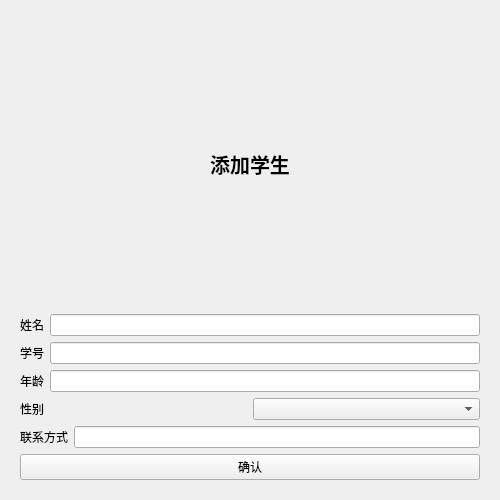
<?xml version="1.0" encoding="UTF-8"?>
<ui version="4.0">
 <class>studentManagement</class>
 <widget class="studentManagement" name="studentManagement">
  <property name="geometry">
   <rect>
    <x>0</x>
    <y>0</y>
    <width>500</width>
    <height>500</height>
   </rect>
  </property>
  <property name="maximumSize">
   <size>
    <width>16777215</width>
    <height>16777215</height>
   </size>
  </property>
  <property name="windowTitle">
   <string/>
  </property>
  <layout class="QVBoxLayout" name="verticalLayout" stretch="0">
   <item>
    <widget class="QStackedWidget" name="stackedWidget">
     <widget class="QWidget" name="addStudent">
      <layout class="QVBoxLayout" name="verticalLayout_4" stretch="0,1,1,1,1,1,1">
       <item>
        <layout class="QHBoxLayout" name="horizontalLayout_5">
         <item>
          <widget class="QLabel" name="label_5">
           <property name="font">
            <font>
             <family>Arial</family>
             <pointsize>15</pointsize>
             <weight>75</weight>
             <bold>true</bold>
            </font>
           </property>
           <property name="text">
            <string>添加学生</string>
           </property>
           <property name="alignment">
            <set>Qt::AlignCenter</set>
           </property>
          </widget>
         </item>
        </layout>
       </item>
       <item>
        <layout class="QHBoxLayout" name="horizontalLayout">
         <item>
          <widget class="QLabel" name="label">
           <property name="text">
            <string>姓名</string>
           </property>
          </widget>
         </item>
         <item>
          <widget class="QLineEdit" name="inputOfName"/>
         </item>
        </layout>
       </item>
       <item>
        <layout class="QHBoxLayout" name="horizontalLayout_2">
         <item>
          <widget class="QLabel" name="label_2">
           <property name="text">
            <string>学号</string>
           </property>
          </widget>
         </item>
         <item>
          <widget class="QLineEdit" name="inputOfId"/>
         </item>
        </layout>
       </item>
       <item>
        <layout class="QHBoxLayout" name="horizontalLayout_16">
         <item>
          <widget class="QLabel" name="label_8">
           <property name="text">
            <string>年龄</string>
           </property>
          </widget>
         </item>
         <item>
          <widget class="QLineEdit" name="inputOfAge"/>
         </item>
        </layout>
       </item>
       <item>
        <layout class="QHBoxLayout" name="horizontalLayout_3">
         <item>
          <widget class="QLabel" name="label_4">
           <property name="text">
            <string>性别</string>
           </property>
          </widget>
         </item>
         <item>
          <widget class="QComboBox" name="gender"/>
         </item>
        </layout>
       </item>
       <item>
        <layout class="QHBoxLayout" name="horizontalLayout_4">
         <item>
          <widget class="QLabel" name="label_3">
           <property name="text">
            <string>联系方式</string>
           </property>
          </widget>
         </item>
         <item>
          <widget class="QLineEdit" name="inputOfTelephone"/>
         </item>
        </layout>
       </item>
       <item>
        <layout class="QHBoxLayout" name="horizontalLayout_14">
         <item>
          <widget class="QPushButton" name="btnOfAdd">
           <property name="text">
            <string>确认</string>
           </property>
          </widget>
         </item>
        </layout>
       </item>
      </layout>
     </widget>
     <widget class="QWidget" name="deleteStudent">
      <layout class="QVBoxLayout" name="verticalLayout_2" stretch="0,1,1">
       <item>
        <layout class="QHBoxLayout" name="horizontalLayout_6">
         <item>
          <widget class="QLabel" name="label_6">
           <property name="font">
            <font>
             <family>Arial</family>
             <pointsize>15</pointsize>
             <weight>75</weight>
             <bold>true</bold>
            </font>
           </property>
           <property name="text">
            <string>删除学生</string>
           </property>
           <property name="alignment">
            <set>Qt::AlignCenter</set>
           </property>
          </widget>
         </item>
        </layout>
       </item>
       <item>
        <layout class="QHBoxLayout" name="horizontalLayout_7">
         <item>
          <widget class="QLabel" name="label_7">
           <property name="text">
            <string>学号</string>
           </property>
          </widget>
         </item>
         <item>
          <widget class="QLineEdit" name="idOfNeedToDelete"/>
         </item>
        </layout>
       </item>
       <item>
        <layout class="QHBoxLayout" name="horizontalLayout_8">
         <item>
          <widget class="QLabel" name="infoOfDelete">
           <property name="text">
            <string/>
           </property>
          </widget>
         </item>
         <item>
          <widget class="QPushButton" name="btnOfDelete">
           <property name="text">
            <string>确认</string>
           </property>
          </widget>
         </item>
        </layout>
       </item>
      </layout>
     </widget>
     <widget class="QWidget" name="editStudent">
      <layout class="QVBoxLayout" name="verticalLayout_3" stretch="0,1,1,1,1,1,1">
       <item>
        <widget class="QLabel" name="label_11">
         <property name="font">
          <font>
           <family>Arial</family>
           <pointsize>15</pointsize>
           <weight>75</weight>
           <bold>true</bold>
          </font>
         </property>
         <property name="text">
          <string>编辑学生</string>
         </property>
         <property name="alignment">
          <set>Qt::AlignCenter</set>
         </property>
        </widget>
       </item>
       <item>
        <layout class="QHBoxLayout" name="horizontalLayout_12">
         <item>
          <widget class="QLabel" name="label_13">
           <property name="text">
            <string>学号</string>
           </property>
          </widget>
         </item>
         <item>
          <widget class="QLineEdit" name="editOfId"/>
         </item>
        </layout>
       </item>
       <item>
        <layout class="QHBoxLayout" name="horizontalLayout_11">
         <item>
          <widget class="QLabel" name="label_12">
           <property name="text">
            <string>姓名</string>
           </property>
          </widget>
         </item>
         <item>
          <widget class="QLineEdit" name="editOfName"/>
         </item>
        </layout>
       </item>
       <item>
        <layout class="QHBoxLayout" name="horizontalLayout_18">
         <item>
          <widget class="QLabel" name="label_16">
           <property name="text">
            <string>年龄</string>
           </property>
          </widget>
         </item>
         <item>
          <widget class="QLineEdit" name="editOfAge"/>
         </item>
        </layout>
       </item>
       <item>
        <layout class="QHBoxLayout" name="horizontalLayout_9">
         <item>
          <widget class="QLabel" name="label_9">
           <property name="text">
            <string>性别</string>
           </property>
          </widget>
         </item>
         <item>
          <widget class="QComboBox" name="editOfGender"/>
         </item>
        </layout>
       </item>
       <item>
        <layout class="QHBoxLayout" name="horizontalLayout_10">
         <item>
          <widget class="QLabel" name="label_10">
           <property name="text">
            <string>联系方式</string>
           </property>
          </widget>
         </item>
         <item>
          <widget class="QLineEdit" name="editOfTelephone"/>
         </item>
        </layout>
       </item>
       <item>
        <layout class="QHBoxLayout" name="horizontalLayout_13">
         <item>
          <widget class="QLabel" name="label_14">
           <property name="text">
            <string/>
           </property>
          </widget>
         </item>
         <item>
          <widget class="QPushButton" name="btnOfEdit">
           <property name="text">
            <string>确认</string>
           </property>
          </widget>
         </item>
        </layout>
       </item>
      </layout>
     </widget>
     <widget class="QWidget" name="searchStudent">
      <layout class="QVBoxLayout" name="verticalLayout_5" stretch="0,1,1">
       <item>
        <widget class="QLabel" name="label_15">
         <property name="font">
          <font>
           <family>Arial</family>
           <pointsize>15</pointsize>
           <weight>75</weight>
           <bold>true</bold>
          </font>
         </property>
         <property name="text">
          <string>查询学生</string>
         </property>
         <property name="alignment">
          <set>Qt::AlignCenter</set>
         </property>
        </widget>
       </item>
       <item>
        <layout class="QHBoxLayout" name="horizontalLayout_17">
         <item>
          <widget class="QLabel" name="label_18">
           <property name="text">
            <string>学号</string>
           </property>
          </widget>
         </item>
         <item>
          <widget class="QLineEdit" name="idOfNeedToSearch"/>
         </item>
        </layout>
       </item>
       <item>
        <layout class="QHBoxLayout" name="horizontalLayout_15">
         <item>
          <widget class="QLabel" name="infoOfSearch">
           <property name="text">
            <string/>
           </property>
          </widget>
         </item>
         <item>
          <widget class="QPushButton" name="btnOfSearch">
           <property name="text">
            <string>确认</string>
           </property>
          </widget>
         </item>
        </layout>
       </item>
      </layout>
     </widget>
    </widget>
   </item>
  </layout>
 </widget>
 <customwidgets>
  <customwidget>
   <class>studentManagement</class>
   <extends>QWidget</extends>
   <header>studentManagement.h</header>
   <container>1</container>
  </customwidget>
 </customwidgets>
 <resources>
  <include location="../resource/res.qrc"/>
 </resources>
 <connections/>
</ui>
